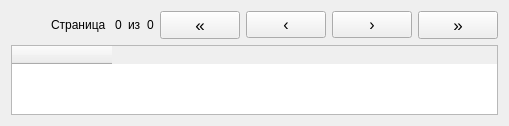
        <widget class="QWidget" name="EntriesCRUD">
         <attribute name="title">
          <string>База ответов</string>
         </attribute>
         <layout class="QGridLayout" name="gridLayout_3">
          <item row="0" column="0">
           <layout class="QVBoxLayout" name="verticaltintab">
            <item>
             <layout class="QHBoxLayout" name="horizontalintab">
              <item>
               <spacer name="horizontalSpacer">
                <property name="orientation">
                 <enum>Qt::Horizontal</enum>
                </property>
                <property name="sizeHint" stdset="0">
                 <size>
                  <width>40</width>
                  <height>20</height>
                 </size>
                </property>
               </spacer>
              </item>
              <item>
               <widget class="QLabel" name="label_3">
                <property name="sizePolicy">
                 <sizepolicy hsizetype="Preferred" vsizetype="Preferred">
                  <horstretch>0</horstretch>
                  <verstretch>0</verstretch>
                 </sizepolicy>
                </property>
                <property name="minimumSize">
                 <size>
                  <width>0</width>
                  <height>0</height>
                 </size>
                </property>
                <property name="baseSize">
                 <size>
                  <width>0</width>
                  <height>0</height>
                 </size>
                </property>
                <property name="text">
                 <string>Страница </string>
                </property>
               </widget>
              </item>
              <item>
               <widget class="QLabel" name="CurPageTableAllAnswers">
                <property name="sizePolicy">
                 <sizepolicy hsizetype="Preferred" vsizetype="Preferred">
                  <horstretch>0</horstretch>
                  <verstretch>0</verstretch>
                 </sizepolicy>
                </property>
                <property name="text">
                 <string>0</string>
                </property>
               </widget>
              </item>
              <item>
               <widget class="QLabel" name="label_2">
                <property name="text">
                 <string>из</string>
                </property>
               </widget>
              </item>
              <item>
               <widget class="QLabel" name="MaxPageTableAllAnswers">
                <property name="sizePolicy">
                 <sizepolicy hsizetype="Preferred" vsizetype="Preferred">
                  <horstretch>0</horstretch>
                  <verstretch>0</verstretch>
                 </sizepolicy>
                </property>
                <property name="text">
                 <string>0</string>
                </property>
               </widget>
              </item>
              <item>
               <widget class="QPushButton" name="ButtonFirstPageTableAllAnswers">
                <property name="sizePolicy">
                 <sizepolicy hsizetype="Fixed" vsizetype="Fixed">
                  <horstretch>0</horstretch>
                  <verstretch>0</verstretch>
                 </sizepolicy>
                </property>
                <property name="font">
                 <font>
                  <pointsize>13</pointsize>
                  <weight>50</weight>
                  <bold>false</bold>
                 </font>
                </property>
                <property name="text">
                 <string>«</string>
                </property>
               </widget>
              </item>
              <item>
               <widget class="QPushButton" name="ButtonPrevPageTableAllAnswers">
                <property name="sizePolicy">
                 <sizepolicy hsizetype="Fixed" vsizetype="Fixed">
                  <horstretch>0</horstretch>
                  <verstretch>0</verstretch>
                 </sizepolicy>
                </property>
                <property name="font">
                 <font>
                  <pointsize>12</pointsize>
                  <weight>50</weight>
                  <bold>false</bold>
                 </font>
                </property>
                <property name="text">
                 <string>‹</string>
                </property>
               </widget>
              </item>
              <item>
               <widget class="QPushButton" name="ButtonNextPageTableAllAnswers">
                <property name="sizePolicy">
                 <sizepolicy hsizetype="Fixed" vsizetype="Fixed">
                  <horstretch>0</horstretch>
                  <verstretch>0</verstretch>
                 </sizepolicy>
                </property>
                <property name="font">
                 <font>
                  <pointsize>12</pointsize>
                 </font>
                </property>
                <property name="text">
                 <string>›</string>
                </property>
               </widget>
              </item>
              <item>
               <widget class="QPushButton" name="ButtonLastPageTableAllAnswers">
                <property name="sizePolicy">
                 <sizepolicy hsizetype="Fixed" vsizetype="Fixed">
                  <horstretch>0</horstretch>
                  <verstretch>0</verstretch>
                 </sizepolicy>
                </property>
                <property name="font">
                 <font>
                  <pointsize>13</pointsize>
                  <weight>50</weight>
                  <bold>false</bold>
                 </font>
                </property>
                <property name="text">
                 <string>»</string>
                </property>
               </widget>
              </item>
             </layout>
            </item>
            <item>
             <widget class="QTableWidget" name="TableAllAnswers">
              <property name="sizeAdjustPolicy">
               <enum>QAbstractScrollArea::AdjustToContents</enum>
              </property>
              <attribute name="horizontalHeaderCascadingSectionResizes">
               <bool>false</bool>
              </attribute>
              <attribute name="verticalHeaderCascadingSectionResizes">
               <bool>true</bool>
              </attribute>
              <attribute name="verticalHeaderStretchLastSection">
               <bool>true</bool>
              </attribute>
              <column>
               <property name="text">
                <string/>
               </property>
              </column>
             </widget>
            </item>
           </layout>
          </item>
         </layout>
        </widget>
